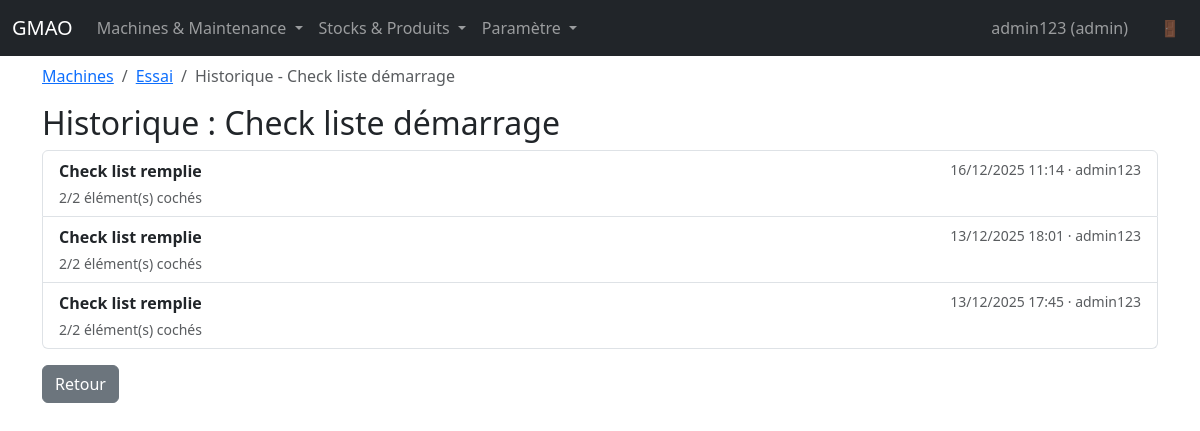
Screenshot of /machines/4/checklists/1/instances (signed in) with the database file from the repository.
### app.py (models this page shows, shortened)
class User(UserMixin, db.Model):
    id = db.Column(db.Integer, primary_key=True)
    username = db.Column(db.String(80), unique=True, nullable=False)
    password_hash = db.Column(db.String(255), nullable=False)
    user_type = db.Column(db.String(20), nullable=False)

class Machine(db.Model):
    id = db.Column(db.Integer, primary_key=True)
    name = db.Column(db.String(120), nullable=False)
    code = db.Column(db.String(50), unique=True, nullable=False)
    parent_id = db.Column(db.Integer, db.ForeignKey("machine.id"))
    hour_counter_enabled = db.Column(db.Boolean, default=False)
    hours = db.Column(db.Float, default=0.0)
    counter_unit = db.Column(db.String(20), nullable=True)  # Unité du compteur (h, cycles, anneaux, etc.)
    stock_id = db.Column(db.Integer, db.ForeignKey("stock.id"), nullable=True)  # Stock associé par défaut
    parent = db.relationship("Machine", remote_side=[id], backref="children")
    stock = db.relationship("Stock")
    counters = db.relationship("Counter", back_populates="machine", cascade="all, delete-orphan")

class ChecklistTemplate(db.Model):
    id = db.Column(db.Integer, primary_key=True)
    machine_id = db.Column(db.Integer, db.ForeignKey("machine.id"), nullable=False)
    name = db.Column(db.String(200), nullable=False)
    created_at = db.Column(db.DateTime, nullable=False, default=dt.datetime.utcnow)
    machine = db.relationship("Machine", backref="checklist_templates")
    items = db.relationship(
        "ChecklistItem",
        back_populates="template",
        cascade="all, delete-orphan",
        order_by="ChecklistItem.id",
    )
    instances = db.relationship(
        "ChecklistInstance",
        back_populates="template",
        cascade="all, delete-orphan",
        order_by="ChecklistInstance.created_at.desc()",
    )

class ChecklistInstance(db.Model):
    id = db.Column(db.Integer, primary_key=True)
    template_id = db.Column(db.Integer, db.ForeignKey("checklist_template.id"), nullable=False)
    machine_id = db.Column(db.Integer, db.ForeignKey("machine.id"), nullable=False)
    user_id = db.Column(db.Integer, db.ForeignKey("user.id"))
    created_at = db.Column(db.DateTime, nullable=False, default=dt.datetime.utcnow)
    comment = db.Column(db.Text)
    template = db.relationship("ChecklistTemplate", back_populates="instances")
    machine = db.relationship("Machine", backref="checklist_instances")
    user = db.relationship("User")
    values = db.relationship(
        "ChecklistInstanceValue",
        back_populates="instance",
        cascade="all, delete-orphan",
    )

### app.py (the view)
@app.route("/machines/<int:machine_id>/checklists/<int:template_id>/instances")
@login_required
def checklist_instances_list(machine_id, template_id):
    machine = Machine.query.get_or_404(machine_id)
    template = ChecklistTemplate.query.get_or_404(template_id)
    if template.machine_id != machine_id:
        flash("Cette check list n'appartient pas à cette machine", "danger")
        return redirect(url_for("machine_detail", machine_id=machine_id))
    instances = ChecklistInstance.query.filter_by(template_id=template_id, machine_id=machine_id).order_by(ChecklistInstance.created_at.desc()).all()
    return render_template("checklist_instances_list.html", machine=machine, template=template, instances=instances)

### app.py (called while the page is built)
@login_manager.user_loader
def load_user(user_id):
    return User.query.get(int(user_id))

@app.context_processor
def inject_now():
    return {"now": dt.datetime.utcnow()}

### templates/checklist_instances_list.html (shortened to what this page needs)
{% extends "base.html" %}
{% block content %}
<nav aria-label="breadcrumb" class="mb-3">
  <ol class="breadcrumb">
    <li class="breadcrumb-item"><a href="{{ url_for('machines') }}">Machines</a></li>
    <li class="breadcrumb-item"><a href="{{ url_for('machine_detail', machine_id=machine.id) }}">{{ machine.name }}</a></li>
    <li class="breadcrumb-item active">Historique - {{ template.name }}</li>
  </ol>
</nav>
<h2>Historique : {{ template.name }}</h2>
{% if instances %}
<div class="list-group">
  {% for instance in instances %}
  <a href="{{ url_for('checklist_instance_detail', machine_id=machine.id, template_id=template.id, instance_id=instance.id) }}" class="list-group-item list-group-item-action">
    <div class="d-flex justify-content-between align-items-start">
      <div class="flex-grow-1">
        <strong>Check list remplie</strong>
        <div class="text-muted small mt-1">
          {% set checked_count = instance.values|selectattr('checked', 'equalto', true)|list|length %}
          {{ checked_count }}/{{ template.items|length }} élément(s) cochés
        </div>
      </div>
      <small class="text-muted">
        {{ instance.created_at.strftime("%d/%m/%Y %H:%M") }}
        {% if instance.user %}
        · {{ instance.user.username }}
        {% endif %}
      </small>
    </div>
  </a>
  {% endfor %}
</div>
{% else %}
<p class="text-muted mb-0 text-center py-3">Aucun remplissage enregistré pour cette check list.</p>
{% endif %}
<div class="mt-3">
  <a href="{{ url_for('machine_detail', machine_id=machine.id) }}" class="btn btn-secondary">Retour</a>
</div>
{% endblock %}

### templates/base.html (shortened to what this page needs)
<!doctype html>
<html lang="fr">
  <head>
    <link
      href="https://cdn.jsdelivr.net/npm/bootstrap@5.3.3/dist/css/bootstrap.min.css"
      rel="stylesheet"
    />
  </head>
  <body>
    <nav class="navbar navbar-expand-lg navbar-dark bg-dark fixed-top">
      <div class="container-fluid">
        <a class="navbar-brand" href="{{ url_for('index') }}">GMAO</a>
        <div class="collapse navbar-collapse" id="navbarNav">
          {% if current_user.is_authenticated %}
          <ul class="navbar-nav me-auto">
            <li class="nav-item dropdown">
              <a class="nav-link dropdown-toggle" href="#" id="navbarDropdown2" role="button" data-bs-toggle="dropdown" aria-expanded="false">
                Machines & Maintenance
              </a>
            </li>
            <li class="nav-item dropdown">
              <a class="nav-link dropdown-toggle" href="#" id="navbarDropdown3" role="button" data-bs-toggle="dropdown" aria-expanded="false">
                Stocks & Produits
              </a>
            </li>
            {% if current_user.user_type == 'admin' %}
            <li class="nav-item dropdown">
              <a class="nav-link dropdown-toggle" href="#" id="navbarDropdownParams" role="button" data-bs-toggle="dropdown" aria-expanded="false">
                Paramètre
              </a>
            </li>
            {% endif %}
          </ul>
          <ul class="navbar-nav">
            <li class="nav-item">
              <span class="nav-link me-3" style="cursor: default;">{{ current_user.username }} ({{ current_user.user_type }})</span>
            </li>
            <li class="nav-item">
              <a class="nav-link" href="{{ url_for('logout') }}" title="Déconnexion">🚪</a>
            </li>
          </ul>
          {% else %}
          <ul class="navbar-nav ms-auto">
            <li class="nav-item">
              <a class="nav-link" href="{{ url_for('login') }}">Connexion</a>
            </li>
          </ul>
          {% endif %}
        </div>
      </div>
    </nav>
    <main class="container">
      {% block content %}{% endblock %}
    </main>
  </body>
</html>

### templates/base.html (style rules this page uses)
body { padding-top: 4rem; }

### rows the page displays
User: username "admin123", user_type "admin"
Machine: name "Essai"
ChecklistTemplate: name "Check liste démarrage"
ChecklistInstance: checked_count "2", items|length "2", created_at "16/12/2025 11:14", user.username "admin123"
ChecklistInstance: id "2", items|length "2", created_at "13/12/2025 18:01", user.username "admin123"
ChecklistInstance: checked_count "2", items|length "2", created_at "13/12/2025 17:45", user.username "admin123"
